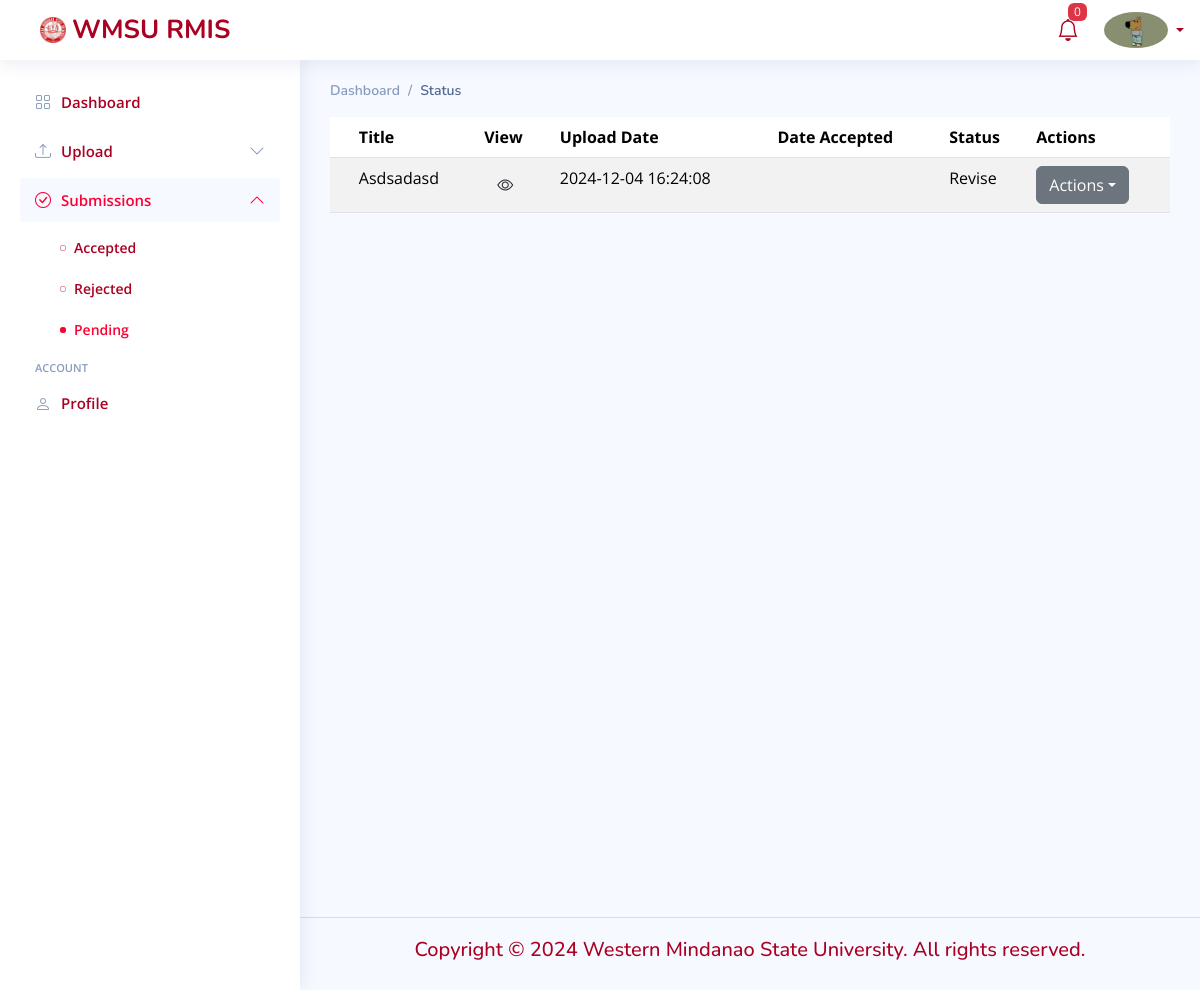
The app's page /status.php (signed in) with its own data.
### tables this page shows
CREATE TABLE `submission_status` (
  `id` int(11) NOT NULL,
  `submission_id` int(11) DEFAULT NULL,
  `dateofsubmission` timestamp NOT NULL DEFAULT current_timestamp() ON UPDATE current_timestamp(),
  `date_accepted` date DEFAULT NULL,
  `status` varchar(255) DEFAULT NULL,
  `submission_code` int(11) DEFAULT NULL,
  `comments` mediumtext DEFAULT NULL
);

CREATE TABLE `archive` (
  `id` int(11) NOT NULL,
  `research_title` varchar(255) DEFAULT NULL,
  `author` varchar(255) DEFAULT NULL,
  `co_authors` varchar(255) DEFAULT NULL,
  `abstract` varchar(1000) DEFAULT NULL,
  `keywords` varchar(255) DEFAULT NULL,
  `file_path` varchar(255) DEFAULT NULL,
  `UserID` int(11) DEFAULT NULL,
  `adviser_name` varchar(255) DEFAULT NULL,
  `faculty_code` int(11) DEFAULT NULL
);

### php-functions/check_userprofile.php (called while the page is built, shortened)
<?php
include 'dbconnection.php';
function fetch_user_data($user_id) {
    global $conn;
    $sql = "
        SELECT up.first_name, up.middle_name, up.last_name, up.id_number, up.profile_path, up.department, up.college, ua.email, ua.status, ua.is_emailverified, ua.is_verified, ua.is_faculty, ua.is_student
        FROM useraccount ua
        LEFT JOIN userprofile up ON ua.UserID = up.UserID
        WHERE ua.UserID = ?
    ";
    if ($stmt = $conn->prepare($sql)) {
        $stmt->bind_param("i", $user_id);
        $stmt->execute();
        $stmt->bind_result($first_name, $middle_name, $last_name, $id_number, $profile_path, $department, $college, $email, $status, $is_emailverified, $is_verified, $is_faculty, $is_student);
        if ($profile_path && strpos($profile_path, '../') === 0) {
            $profile_path = substr($profile_path, 3);
        }
        $role = '';
        if ($is_faculty) {
            $role = 'Faculty';
        } elseif ($is_student) {
            $role = 'Student';
        }
        return [
            'first_name' => $first_name,
            'middle_name' => $middle_name,
            'last_name' => $last_name,
            'id_number' => $id_number,
            'profile_path' => $profile_path,
            'department' => $department,
            'college' => $college,
            'email' => $email,
            'status' => $status,
            'is_emailverified' => $is_emailverified,
            'is_verified' => $is_verified,
            'role' => $role
        ];
    } else {
        echo "Failed to prepare statement: " . $conn->error;
        exit();
    }
}
?>

### php-functions/fetch-submission-status.php (called while the page is built, shortened)
<?php
include 'php-functions/dbconnection.php';
$user_id = $_SESSION['student_id'];
$sql = "
    SELECT ss.submission_id, ss.id, a.research_title, ss.dateofsubmission, ss.date_accepted, ss.status
    FROM submission_status ss
    JOIN archive a ON ss.submission_id = a.id
    WHERE a.UserID = ? AND ss.status != 'Accepted' AND ss.status != 'Locked'
";
if ($stmt = $conn->prepare($sql)) {
    $stmt->bind_param("i", $user_id);
    $stmt->execute();
    $result = $stmt->get_result();
    $submissions = array();
    if ($result->num_rows > 0) {
        while ($row = $result->fetch_assoc()) {
            $submissions[] = $row;
        }
    } else {
        $submissions = null;
    }
} else {
    echo "Failed to prepare statement: " . $conn->error;
    exit();
}
?>

### status.php (the view, shortened to what this page needs)
<?php
include 'php-functions/dbconnection.php';
include 'php-functions/fetch-submission-status.php';
include 'php-functions/check_userprofile.php';
$user_id = $_SESSION['student_id'];
$user_data = fetch_user_data($user_id);
if ($user_data) {
    $profile_path = $user_data['profile_path'];
} else {
    $first_name = '';
    $last_name = '';
    $profile_path = '';
    $is_verified = 0;
    $role = '';
}
?>
<!DOCTYPE html>
<html lang="en">
<head>
<link href="static/vendor/bootstrap/css/bootstrap.min.css" rel="stylesheet">
    <link href="static/vendor/bootstrap-icons/bootstrap-icons.css" rel="stylesheet">
    <link href="static/vendor/boxicons/css/boxicons.min.css" rel="stylesheet">
    <link href="static/vendor/remixicon/remixicon.css" rel="stylesheet">
    <link href="static/css/dashboard-style.css" rel="stylesheet">
</head>
<body>
  <header id="header" class="header fixed-top d-flex align-items-center">
    <div class="d-flex align-items-center justify-content-between">
      <a href="logged-in.php" class="logo d-flex align-items-center">
      <img src="static/img/wmsu-crop.jpg" alt="">
      <span class="d-none d-lg-block">WMSU RMIS</span>
      </a>
    </div>
    <nav class="header-nav ms-auto">
        <ul class="d-flex align-items-center">
        <li class="nav-item dropdown">
    <a class="nav-link nav-icon" href="#" data-bs-toggle="dropdown" id="notificationDropdown">
        <i class="bi bi-bell"></i>
        <span class="badge bg-danger badge-number" id="notificationBadge">0</span>
    </a>
</li>
        <li class="nav-item dropdown pe-3">
          <a class="nav-link nav-profile d-flex align-items-center pe-0" href="#" data-bs-toggle="dropdown">
          <img src="<?php echo htmlspecialchars($profile_path); ?>" alt="Profile" class="rounded-circle">
            <span class="d-none d-md-block dropdown-toggle ps-2"></span>
          </a>
        </li>
      </ul>
    </nav>
  </header>
  <aside id="sidebar" class="sidebar">
    <ul class="sidebar-nav" id="sidebar-nav">
      <li class="nav-item">
        <a class="nav-link collapsed" href="student-dashboard.php">
          <i class="bi bi-grid"></i>
          <span>Dashboard</span>
        </a>
      </li>
      <li class="nav-item">
    <a class="nav-link collapsed" data-bs-target="#dashboard-nav" data-bs-toggle="collapse" href="">
        <i class="bi bi-upload"></i><span>Upload</span><i class="bi bi-chevron-down ms-auto"></i>
    </a>
</li>
<li class="nav-item">
    <a class="nav-link collapse" data-bs-target="#submissions-nav" data-bs-toggle="collapse" href="">
        <i class="bi bi-check-circle"></i><span>Submissions</span><i class="bi bi-chevron-down ms-auto"></i>
    </a>
    <ul id="submissions-nav" class="nav-content collapsed" data-bs-parent="#sidebar-nav">
        <li>
        <a href="mysubmission.php">
                <i class="bi bi-circle" ></i><span>Accepted</span>
            </a>
            <a href="rejected.php">
                <i class="bi bi-circle"></i><span>Rejected</span>
            </a>
            <a href="status.php"  class="active">
                <i class="bi bi-circle"></i><span>Pending</span>
            </a>
        </li>
    </ul>
</li>
      <li class="nav-heading">Account</li>
      <li class="nav-item">
        <a class="nav-link collapsed" href="student-profile.php">
          <i class="bi bi-person"></i>
          <span>Profile</span>
        </a>
      </li>
    </ul>
  </aside>
  <main id="main" class="main">
    <div class="pagetitle">
      <nav>
        <ol class="breadcrumb">
          <li class="breadcrumb-item"><a href="student-dashboard.php">Dashboard</a></li>
          <li class="breadcrumb-item active">Status</li>
        </ol>
      </nav>
    </div>
    <section class="section dashboard">
      <div class="row">
<div class="col-lg-12">
    <div class="table-responsive" style="height: 280px;">
      <table class="table table-striped">
      <thead>
    <tr>
        <th scope="col"></th>
        <th scope="col">Title</th>
        <th scope="col">View</th>
        <th scope="col">Upload Date</th>
        <th scope="col">Date Accepted</th>
        <th scope="col">Status</th>
        <th scope="col">Actions</th>
    </tr>
</thead>
<tbody>
    <?php
    if ($submissions) {
        foreach ($submissions as $submission) {
            echo "<tr>";
            echo "<th scope='row'></th>";
            echo "<td>" . htmlspecialchars($submission['research_title']) . "</td>";
            echo "<td><button type='button' class='btn view-btn' data-bs-toggle='modal' data-bs-target='#viewModal' data-id='" . htmlspecialchars($submission['submission_id']) . "'><i class='bi bi-eye'></i></button></td>";
            echo "<td>" . htmlspecialchars($submission['dateofsubmission']) . "</td>";
            $date_accepted = $submission['date_accepted'] ?? '';
            echo "<td>" . htmlspecialchars($date_accepted) . "</td>";
            echo "<td style='color: " . ($submission['status'] == 'Approved' ? 'green' : 'black') . ";'>" . htmlspecialchars($submission['status']) . "</td>";
            echo "<td>";
if ($submission['status'] == 'Revise') {
    echo "<div class='dropdown'>";
    echo "<button class='btn btn-secondary dropdown-toggle' type='button' id='dropdownMenuButton' data-bs-toggle='dropdown' aria-expanded='false'>";
    echo "Actions";
    echo "</button>";
    echo "</div>";
}
echo "</td>";
            echo "</tr>";
        }
    } else {
        echo "<tr><td colspan='6' class='text-center'>No Ongoing Submissions</td></tr>";
    }
    ?>
</tbody>
      </table>
    </div>
  </div>
      </div>
    </section>
  </main>
  <footer id="footer" class="footer" style="margin-top: 500px;">
    <div class="copyright">
      <H2  style="font-size: 20px;">Copyright © 2024 Western Mindanao State University. All rights reserved.
    </div>
  </footer>
</body>
</html>

### static/css/dashboard-style.css (style rules this page uses)
:root { scroll-behavior: smooth; }
body { font-family: "Open Sans", sans-serif; background: #f6f9ff; color: #444444; }
a { color: rgb(255,0,51); text-decoration: none; }
h1, h2, h3, h4, h5, h6 { font-family: "Nunito", sans-serif; }
#main { margin-top: 60px; padding: 20px 30px; transition: all 0.3s; }
.pagetitle { margin-bottom: 10px; }
.breadcrumb { font-size: 14px; font-family: "Nunito", sans-serif; color: #899bbd; font-weight: 600; }
.breadcrumb a { color: #899bbd; transition: 0.3s; }
.breadcrumb .breadcrumb-item::before { color: #899bbd; }
.breadcrumb .active { color: #51678f; font-weight: 600; }
.logo { line-height: 1; margin-left: 20px; }
@media (min-width: 1200px) { .logo { width: 280px; } }
.logo img { max-height: 26px; margin-right: 6px; }
.logo span { font-size: 26px; font-weight: 700; color: #AA0022; font-family: "Nunito", sans-serif; }
.header { transition: all 0.5s; z-index: 997; height: 60px; box-shadow: 0px 2px 20px rgba(1, 41, 112, 0.1); background-color: #fff; padding-left: 20px; }
.header-nav ul { list-style: none; }
.header-nav>ul { margin: 0; padding: 0; }
.header-nav .nav-icon { font-size: 22px; color: #AA0022; margin-right: 25px; position: relative; }
.header-nav .nav-profile { color: #AA0022; }
.header-nav .nav-profile img { max-height: 36px; }
.header-nav .nav-profile span { font-size: 14px; font-weight: 600; }
.header-nav .badge-number { position: absolute; inset: -10px -8px auto auto; font-weight: normal; font-size: 12px; padding: 3px 6px; }
.sidebar { position: fixed; top: 60px; left: 0; bottom: 0; width: 300px; z-index: 996; transition: all 0.3s; padding: 20px; overflow-y: auto; scrollbar-width: thin; scrollbar-color: #aab7cf transparent; box-shadow: 0px 0px 20px rgba(1, 41, 112, 0.1); background-color: #fff; }
@media (min-width: 1200px) { #main, #footer { margin-left: 300px; } }
.sidebar-nav { padding: 0; margin: 0; list-style: none; }
.sidebar-nav li { padding: 0; margin: 0; list-style: none; }
.sidebar-nav .nav-item { margin-bottom: 5px; }
.sidebar-nav .nav-heading { font-size: 11px; text-transform: uppercase; color: #899bbd; font-weight: 600; margin: 10px 0 5px 15px; }
.sidebar-nav .nav-link { display: flex; align-items: center; font-size: 15px; font-weight: 600; color: rgb(255,0,51); transition: 0.3; background: #f6f9ff; padding: 10px 15px; border-radius: 4px; }
.sidebar-nav .nav-link i { font-size: 16px; margin-right: 10px; color: rgb(255,0,51); }
.sidebar-nav .nav-link.collapsed { color: #AA0022; background: #fff; }
.sidebar-nav .nav-link.collapsed i { color: #899bbd; }
.sidebar-nav .nav-link .bi-chevron-down { margin-right: 0; transition: transform 0.2s ease-in-out; }
.sidebar-nav .nav-link:not(.collapsed) .bi-chevron-down { transform: rotate(180deg); }
.sidebar-nav .nav-content { padding: 5px 0 0 0; margin: 0; list-style: none; }
.sidebar-nav .nav-content a { display: flex; align-items: center; font-size: 14px; font-weight: 600; color: #AA0022; transition: 0.3; padding: 10px 0 10px 40px; transition: 0.3s; }
.sidebar-nav .nav-content a i { font-size: 6px; margin-right: 8px; line-height: 0; border-radius: 50%; }
.sidebar-nav .nav-content a:hover, .sidebar-nav .nav-content a.active { color: rgb(255,0,51); }
.sidebar-nav .nav-content a.active i { background-color: rgb(255,0,51); }
.footer { padding: 20px 0; font-size: 14px; transition: all 0.3s; border-top: 1px solid #cddfff; }
.footer .copyright { text-align: center; color: #AA0022; }

### records on screen
submission_status: submission.research_title "Asdsadasd", dateofsubmission "2024-12-04 16:24:08", status "Revise"
